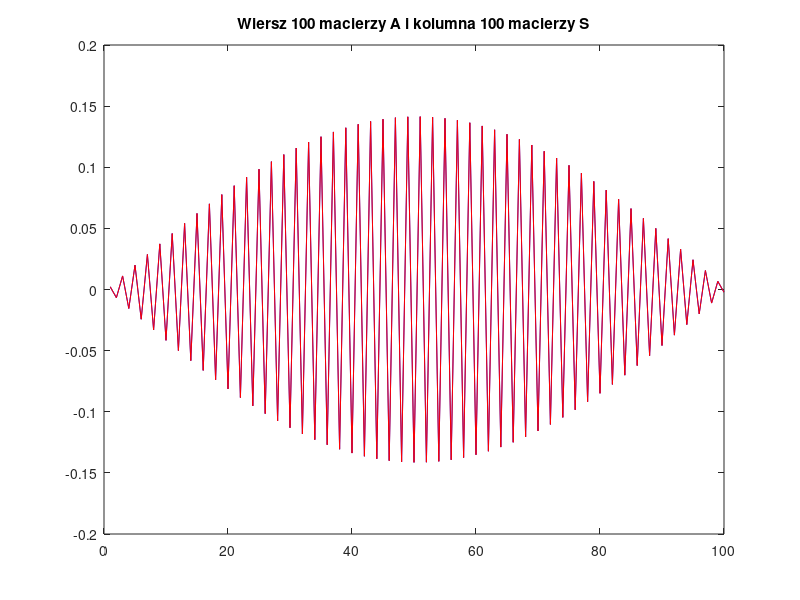
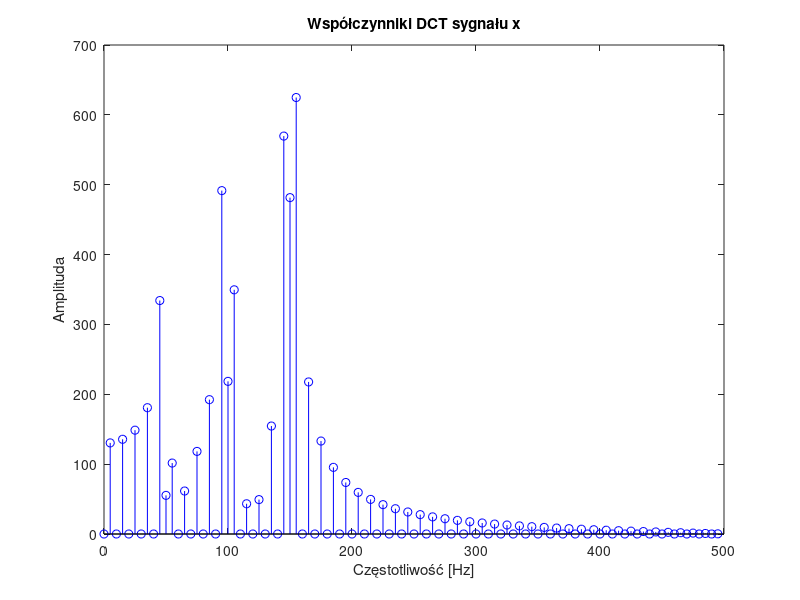
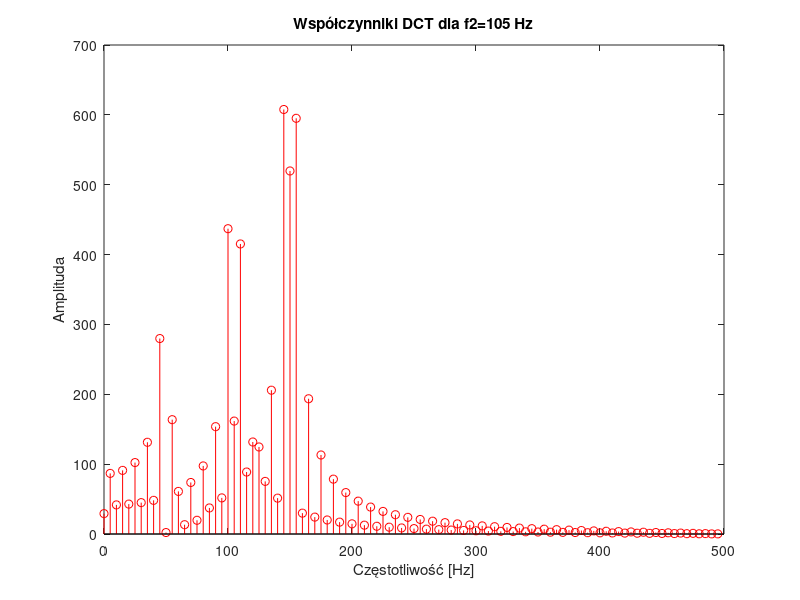
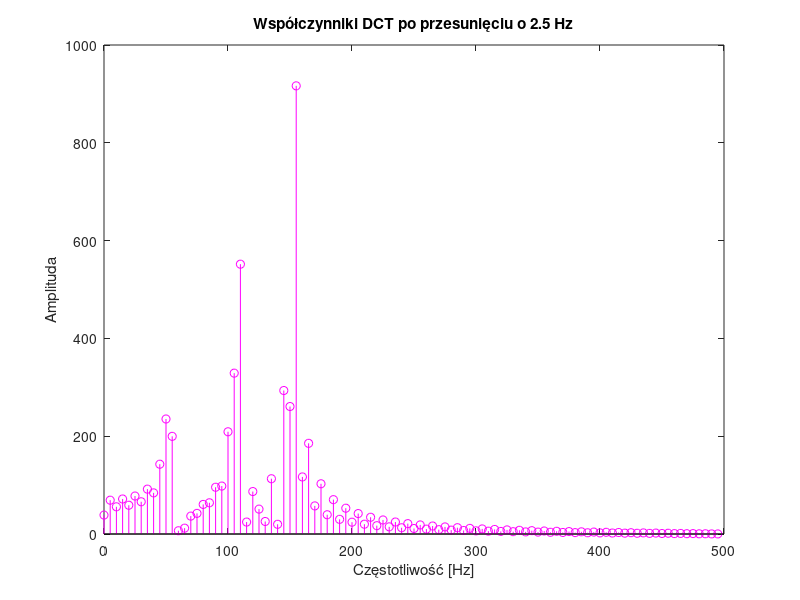

The MATLAB source for these figures, in order:
clc; clear; close all;

% Parametry
N = 100;                % Liczba próbek
fs = 1000;             % Częstotliwość próbkowania [Hz]
t = (0:N-1)/fs;        % Oś czasu

% Parametry składowych sygnału
f1 = 50; A1 = 50;
f2 = 100; A2 = 100;
f3 = 150; A3 = 150;

% Generacja sygnału
x = A1*sin(2*pi*f1*t) + A2*sin(2*pi*f2*t) + A3*sin(2*pi*f3*t);

% Macierze DCT i IDCT
A = dct(eye(N));       % Macierz DCT
S = idct(eye(N));      % Macierz IDCT

% Wyświetlanie wierszy macierzy A i kolumn macierzy S
figure;
for i = 1:N
    plot(A(i, :), 'b'); hold on;
    plot(S(:, i), 'r'); hold off;
    title(['Wiersz ', num2str(i), ' macierzy A i kolumna ', num2str(i), ' macierzy S']);
    pause(0.1);
end

% Analiza sygnału
y = A * x(:);          % Transformata DCT

% Skalowanie osi częstotliwości
f = (0:N-1) * fs / (2 * N);

% Wykres transformaty DCT
figure;
stem(f, abs(y), 'b');
xlabel('Częstotliwość [Hz]'); ylabel('Amplituda');
title('Współczynniki DCT sygnału x');

% Perfekcyjna rekonstrukcja sygnału
xr = S * y;
disp(['Rekonstrukcja poprawna: ', num2str(all(abs(xr - x(:)) < 1e-10))]);

%% Zmiana częstotliwości f2 = 105 Hz i analiza
f2 = 105;
x = A1*sin(2*pi*f1*t) + A2*sin(2*pi*f2*t) + A3*sin(2*pi*f3*t);
y = A * x(:);

figure;
stem(f, abs(y), 'r');
xlabel('Częstotliwość [Hz]'); ylabel('Amplituda');
title('Współczynniki DCT dla f2=105 Hz');
xr = S * y;
disp(['Rekonstrukcja poprawna (dla f2=105 Hz): ', num2str(all(abs(xr - x(:)) < 1e-10))]);

%% Przesunięcie wszystkich częstotliwości o 2.5 Hz i analiza
f1 = f1 + 2.5;
f2 = f2 + 2.5;
f3 = f3 + 2.5;
x = A1*sin(2*pi*f1*t) + A2*sin(2*pi*f2*t) + A3*sin(2*pi*f3*t);
y = A * x(:);

figure;
stem(f, abs(y), 'm');
xlabel('Częstotliwość [Hz]'); ylabel('Amplituda');
title('Współczynniki DCT po przesunięciu o 2.5 Hz');
